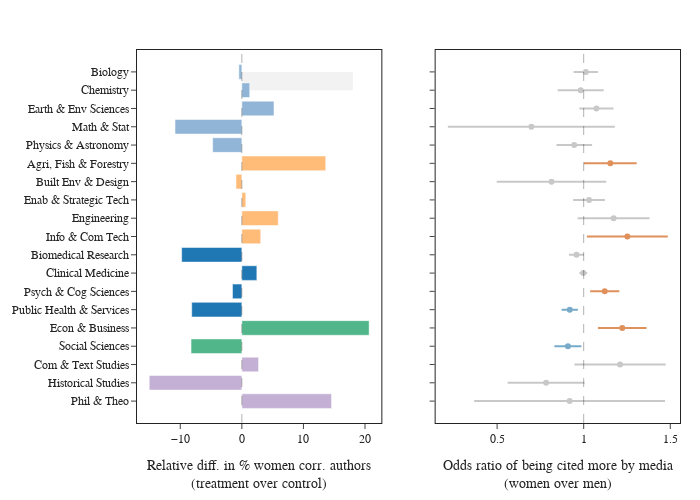

Notebook source saved alongside this figure:
### Code cell
# Create a bar chart
fig = make_subplots(rows=1, cols=2, shared_yaxes=True, horizontal_spacing=0.1)

for i, domain in enumerate(domains):
    t = df1.query("domain == @domain")
    fig.add_trace(
        go.Bar(
            x=t["value"],
            y=t["subdomain"],
            orientation="h",
            marker_color=domain_colors[domain],
            showlegend=False,
        ),
        row=1,
        col=1,
    )

fig.update_xaxes(
    title="Relative diff. in % women corr. authors<br>(treatment over control)", mirror=True, row=1, col=1
)
fig.update_yaxes(autorange="reversed", mirror=True, row=1, col=1)

# add reference line at 0
fig.add_vline(x=0, line_width=1, line_dash="dash", line_color="black", row=1, col=1)

# add gray shading for negative values
fig.add_shape(
    type="rect",
    xref="x",
    yref="paper",
    x0=0,
    y0=0,
    x1=df["value"].min() - 2,
    y1=1,
    fillcolor="gray",
    opacity=0.1,
    layer="below",
    line_width=0,
    row=1,
    col=1,
)

# Create a forest chart
indicators = [-1, 0, 1]

for i, subdomain in enumerate(subdomains):
    for j, indicator in enumerate(indicators):
        t = df2.query("subdomain == @subdomain and indicator == @indicator")

        fig.add_trace(
            go.Scatter(
                x=t["odds_ratio"],
                y=t["subdomain"],
                error_x=dict(
                    type="data",
                    array=t["ci_error"],
                    visible=True,
                    color=indicator_colors[indicator],
                    width=0,
                ),
                orientation="h",
                marker_color=indicator_colors[indicator],
                showlegend=False,
            ),
            row=1,
            col=2,
        )

# Customize layout
fig.update_layout(
    template="simple_white",
    font=dict(size=12, family="Arial"),
    height=500,
    width=700,
    margin=dict(l=100, r=20, t=50, b=20),
)

fig.update_xaxes(title="Odds ratio of being cited in media<br>(women over men)", mirror=True, row=1, col=2)
fig.update_yaxes(autorange="reversed", mirror=True, row=1, col=2)


# add reference line at 50%
fig.add_vline(x=1, line_width=1, line_dash="dash", line_color="black", row=1, col=2)

# Show the plot
fig.show()
fig.write_image("figures/bar_chart_compare_reg.svg")

### Figure 1 — Plotly figure (JSON) as saved in the notebook; plotly's stock layout.template omitted (floating-point values rounded to 4 significant figures)
{"data": [{"marker": {"color": "rgb(145,181,214)"}, "orientation": "h", "showlegend": false, "type": "bar", "x": [-0.483, 1.278, 5.219, -10.85, -4.74], "xaxis": "x", "y": ["Biology", "Chemistry", "Earth & Env Sciences", "Math & Stat", "Physics & Astronomy"], "yaxis": "y"}, {"marker": {"color": "rgb(255,187,120)"}, "orientation": "h", "showlegend": false, "type": "bar", "x": [13.62, -0.954, 0.635, 5.91, 3.06], "xaxis": "x", "y": ["Agri, Fish & Forestry", "Built Env & Design", "Enab & Strategic Tech", "Engineering", "Info & Com Tech"], "yaxis": "y"}, {"marker": {"color": "rgb(31,119,180)"}, "orientation": "h", "showlegend": false, "type": "bar", "x": [-9.773, 2.435, -1.52, -8.142], "xaxis": "x", "y": ["Biomedical Research", "Clinical Medicine", "Psych & Cog Sciences", "Public Health & Services"], "yaxis": "y"}, {"marker": {"color": "rgb(81,182,137)"}, "orientation": "h", "showlegend": false, "type": "bar", "x": [20.67, -8.25], "xaxis": "x", "y": ["Econ & Business", "Social Sciences"], "yaxis": "y"}, {"marker": {"color": "rgb(197,176,213)"}, "orientation": "h", "showlegend": false, "type": "bar", "x": [2.713, -15.04, 14.57], "xaxis": "x", "y": ["Com & Text Studies", "Historical Studies", "Phil & Theo"], "yaxis": "y"}, {"error_x": {"array": [], "color": "rgb(120,171,201)", "type": "data", "visible": true, "width": 0}, "marker": {"color": "rgb(120,171,201)"}, "orientation": "h", "showlegend": false, "type": "scatter", "x": [], "xaxis": "x2", "y": [], "yaxis": "y2"}, {"error_x": {"array": [0.07056], "color": "rgb(200,200,200)", "type": "data", "visible": true, "width": 0}, "marker": {"color": "rgb(200,200,200)"}, "orientation": "h", "showlegend": false, "type": "scatter", "x": [1.012], "xaxis": "x2", "y": ["Biology"], "yaxis": "y2"}, {"error_x": {"array": [], "color": "rgb(224,144,91)", "type": "data", "visible": true, "width": 0}, "marker": {"color": "rgb(224,144,91)"}, "orientation": "h", "showlegend": false, "type": "scatter", "x": [], "xaxis": "x2", "y": [], "yaxis": "y2"}, {"error_x": {"array": [], "color": "rgb(120,171,201)", "type": "data", "visible": true, "width": 0}, "marker": {"color": "rgb(120,171,201)"}, "orientation": "h", "showlegend": false, "type": "scatter", "x": [], "xaxis": "x2", "y": [], "yaxis": "y2"}, {"error_x": {"array": [0.1327], "color": "rgb(200,200,200)", "type": "data", "visible": true, "width": 0}, "marker": {"color": "rgb(200,200,200)"}, "orientation": "h", "showlegend": false, "type": "scatter", "x": [0.9826], "xaxis": "x2", "y": ["Chemistry"], "yaxis": "y2"}, {"error_x": {"array": [], "color": "rgb(224,144,91)", "type": "data", "visible": true, "width": 0}, "marker": {"color": "rgb(224,144,91)"}, "orientation": "h", "showlegend": false, "type": "scatter", "x": [], "xaxis": "x2", "y": [], "yaxis": "y2"}, {"error_x": {"array": [], "color": "rgb(120,171,201)", "type": "data", "visible": true, "width": 0}, "marker": {"color": "rgb(120,171,201)"}, "orientation": "h", "showlegend": false, "type": "scatter", "x": [], "xaxis": "x2", "y": [], "yaxis": "y2"}, {"error_x": {"array": [0.09853], "color": "rgb(200,200,200)", "type": "data", "visible": true, "width": 0}, "marker": {"color": "rgb(200,200,200)"}, "orientation": "h", "showlegend": false, "type": "scatter", "x": [1.074], "xaxis": "x2", "y": ["Earth & Env Sciences"], "yaxis": "y2"}, {"error_x": {"array": [], "color": "rgb(224,144,91)", "type": "data", "visible": true, "width": 0}, "marker": {"color": "rgb(224,144,91)"}, "orientation": "h", "showlegend": false, "type": "scatter", "x": [], "xaxis": "x2", "y": [], "yaxis": "y2"}, {"error_x": {"array": [], "color": "rgb(120,171,201)", "type": "data", "visible": true, "width": 0}, "marker": {"color": "rgb(120,171,201)"}, "orientation": "h", "showlegend": false, "type": "scatter", "x": [], "xaxis": "x2", "y": [], "yaxis": "y2"}, {"error_x": {"array": [0.482], "color": "rgb(200,200,200)", "type": "data", "visible": true, "width": 0}, "marker": {"color": "rgb(200,200,200)"}, "orientation": "h", "showlegend": false, "type": "scatter", "x": [0.6977], "xaxis": "x2", "y": ["Math & Stat"], "yaxis": "y2"}, {"error_x": {"array": [], "color": "rgb(224,144,91)", "type": "data", "visible": true, "width": 0}, "marker": {"color": "rgb(224,144,91)"}, "orientation": "h", "showlegend": false, "type": "scatter", "x": [], "xaxis": "x2", "y": [], "yaxis": "y2"}, {"error_x": {"array": [], "color": "rgb(120,171,201)", "type": "data", "visible": true, "width": 0}, "marker": {"color": "rgb(120,171,201)"}, "orientation": "h", "showlegend": false, "type": "scatter", "x": [], "xaxis": "x2", "y": [], "yaxis": "y2"}, {"error_x": {"array": [0.1029], "color": "rgb(200,200,200)", "type": "data", "visible": true, "width": 0}, "marker": {"color": "rgb(200,200,200)"}, "orientation": "h", "showlegend": false, "type": "scatter", "x": [0.9455], "xaxis": "x2", "y": ["Physics & Astronomy"], "yaxis": "y2"}, {"error_x": {"array": [], "color": "rgb(224,144,91)", "type": "data", "visible": true, "width": 0}, "marker": {"color": "rgb(224,144,91)"}, "orientation": "h", "showlegend": false, "type": "scatter", "x": [], "xaxis": "x2", "y": [], "yaxis": "y2"}, {"error_x": {"array": [], "color": "rgb(120,171,201)", "type": "data", "visible": true, "width": 0}, "marker": {"color": "rgb(120,171,201)"}, "orientation": "h", "showlegend": false, "type": "scatter", "x": [], "xaxis": "x2", "y": [], "yaxis": "y2"}, {"error_x": {"array": [], "color": "rgb(200,200,200)", "type": "data", "visible": true, "width": 0}, "marker": {"color": "rgb(200,200,200)"}, "orientation": "h", "showlegend": false, "type": "scatter", "x": [], "xaxis": "x2", "y": [], "yaxis": "y2"}, {"error_x": {"array": [0.1521], "color": "rgb(224,144,91)", "type": "data", "visible": true, "width": 0}, "marker": {"color": "rgb(224,144,91)"}, "orientation": "h", "showlegend": false, "type": "scatter", "x": [1.154], "xaxis": "x2", "y": ["Agri, Fish & Forestry"], "yaxis": "y2"}, {"error_x": {"array": [], "color": "rgb(120,171,201)", "type": "data", "visible": true, "width": 0}, "marker": {"color": "rgb(120,171,201)"}, "orientation": "h", "showlegend": false, "type": "scatter", "x": [], "xaxis": "x2", "y": [], "yaxis": "y2"}, {"error_x": {"array": [0.3162], "color": "rgb(200,200,200)", "type": "data", "visible": true, "width": 0}, "marker": {"color": "rgb(200,200,200)"}, "orientation": "h", "showlegend": false, "type": "scatter", "x": [0.814], "xaxis": "x2", "y": ["Built Env & Design"], "yaxis": "y2"}, {"error_x": {"array": [], "color": "rgb(224,144,91)", "type": "data", "visible": true, "width": 0}, "marker": {"color": "rgb(224,144,91)"}, "orientation": "h", "showlegend": false, "type": "scatter", "x": [], "xaxis": "x2", "y": [], "yaxis": "y2"}, {"error_x": {"array": [], "color": "rgb(120,171,201)", "type": "data", "visible": true, "width": 0}, "marker": {"color": "rgb(120,171,201)"}, "orientation": "h", "showlegend": false, "type": "scatter", "x": [], "xaxis": "x2", "y": [], "yaxis": "y2"}, {"error_x": {"array": [0.09181], "color": "rgb(200,200,200)", "type": "data", "visible": true, "width": 0}, "marker": {"color": "rgb(200,200,200)"}, "orientation": "h", "showlegend": false, "type": "scatter", "x": [1.031], "xaxis": "x2", "y": ["Enab & Strategic Tech"], "yaxis": "y2"}, {"error_x": {"array": [], "color": "rgb(224,144,91)", "type": "data", "visible": true, "width": 0}, "marker": {"color": "rgb(224,144,91)"}, "orientation": "h", "showlegend": false, "type": "scatter", "x": [], "xaxis": "x2", "y": [], "yaxis": "y2"}, {"error_x": {"array": [], "color": "rgb(120,171,201)", "type": "data", "visible": true, "width": 0}, "marker": {"color": "rgb(120,171,201)"}, "orientation": "h", "showlegend": false, "type": "scatter", "x": [], "xaxis": "x2", "y": [], "yaxis": "y2"}, {"error_x": {"array": [0.2077], "color": "rgb(200,200,200)", "type": "data", "visible": true, "width": 0}, "marker": {"color": "rgb(200,200,200)"}, "orientation": "h", "showlegend": false, "type": "scatter", "x": [1.173], "xaxis": "x2", "y": ["Engineering"], "yaxis": "y2"}, {"error_x": {"array": [], "color": "rgb(224,144,91)", "type": "data", "visible": true, "width": 0}, "marker": {"color": "rgb(224,144,91)"}, "orientation": "h", "showlegend": false, "type": "scatter", "x": [], "xaxis": "x2", "y": [], "yaxis": "y2"}, {"error_x": {"array": [], "color": "rgb(120,171,201)", "type": "data", "visible": true, "width": 0}, "marker": {"color": "rgb(120,171,201)"}, "orientation": "h", "showlegend": false, "type": "scatter", "x": [], "xaxis": "x2", "y": [], "yaxis": "y2"}, {"error_x": {"array": [], "color": "rgb(200,200,200)", "type": "data", "visible": true, "width": 0}, "marker": {"color": "rgb(200,200,200)"}, "orientation": "h", "showlegend": false, "type": "scatter", "x": [], "xaxis": "x2", "y": [], "yaxis": "y2"}, {"error_x": {"array": [0.2335], "color": "rgb(224,144,91)", "type": "data", "visible": true, "width": 0}, "marker": {"color": "rgb(224,144,91)"}, "orientation": "h", "showlegend": false, "type": "scatter", "x": [1.252], "xaxis": "x2", "y": ["Info & Com Tech"], "yaxis": "y2"}, {"error_x": {"array": [], "color": "rgb(120,171,201)", "type": "data", "visible": true, "width": 0}, "marker": {"color": "rgb(120,171,201)"}, "orientation": "h", "showlegend": false, "type": "scatter", "x": [], "xaxis": "x2", "y": [], "yaxis": "y2"}, {"error_x": {"array": [0.04343], "color": "rgb(200,200,200)", "type": "data", "visible": true, "width": 0}, "marker": {"color": "rgb(200,200,200)"}, "orientation": "h", "showlegend": false, "type": "scatter", "x": [0.9584], "xaxis": "x2", "y": ["Biomedical Research"], "yaxis": "y2"}, {"error_x": {"array": [], "color": "rgb(224,144,91)", "type": "data", "visible": true, "width": 0}, "marker": {"color": "rgb(224,144,91)"}, "orientation": "h", "showlegend": false, "type": "scatter", "x": [], "xaxis": "x2", "y": [], "yaxis": "y2"}, {"error_x": {"array": [], "color": "rgb(120,171,201)", "type": "data", "visible": true, "width": 0}, "marker": {"color": "rgb(120,171,201)"}, "orientation": "h", "showlegend": false, "type": "scatter", "x": [], "xaxis": "x2", "y": [], "yaxis": "y2"}, {"error_x": {"array": [0.02238], "color": "rgb(200,200,200)", "type": "data", "visible": true, "width": 0}, "marker": {"color": "rgb(200,200,200)"}, "orientation": "h", "showlegend": false, "type": "scatter", "x": [0.9976], "xaxis": "x2", "y": ["Clinical Medicine"], "yaxis": "y2"}, {"error_x": {"array": [], "color": "rgb(224,144,91)", "type": "data", "visible": true, "width": 0}, "marker": {"color": "rgb(224,144,91)"}, "orientation": "h", "showlegend": false, "type": "scatter", "x": [], "xaxis": "x2", "y": [], "yaxis": "y2"}, {"error_x": {"array": [], "color": "rgb(120,171,201)", "type": "data", "visible": true, "width": 0}, "marker": {"color": "rgb(120,171,201)"}, "orientation": "h", "showlegend": false, "type": "scatter", "x": [], "xaxis": "x2", "y": [], "yaxis": "y2"}, {"error_x": {"array": [], "color": "rgb(200,200,200)", "type": "data", "visible": true, "width": 0}, "marker": {"color": "rgb(200,200,200)"}, "orientation": "h", "showlegend": false, "type": "scatter", "x": [], "xaxis": "x2", "y": [], "yaxis": "y2"}, {"error_x": {"array": [0.08432], "color": "rgb(224,144,91)", "type": "data", "visible": true, "width": 0}, "marker": {"color": "rgb(224,144,91)"}, "orientation": "h", "showlegend": false, "type": "scatter", "x": [1.121], "xaxis": "x2", "y": ["Psych & Cog Sciences"], "yaxis": "y2"}, {"error_x": {"array": [0.04716], "color": "rgb(120,171,201)", "type": "data", "visible": true, "width": 0}, "marker": {"color": "rgb(120,171,201)"}, "orientation": "h", "showlegend": false, "type": "scatter", "x": [0.9195], "xaxis": "x2", "y": ["Public Health & Services"], "yaxis": "y2"}, {"error_x": {"array": [], "color": "rgb(200,200,200)", "type": "data", "visible": true, "width": 0}, "marker": {"color": "rgb(200,200,200)"}, "orientation": "h", "showlegend": false, "type": "scatter", "x": [], "xaxis": "x2", "y": [], "yaxis": "y2"}, {"error_x": {"array": [], "color": "rgb(224,144,91)", "type": "data", "visible": true, "width": 0}, "marker": {"color": "rgb(224,144,91)"}, "orientation": "h", "showlegend": false, "type": "scatter", "x": [], "xaxis": "x2", "y": [], "yaxis": "y2"}, {"error_x": {"array": [], "color": "rgb(120,171,201)", "type": "data", "visible": true, "width": 0}, "marker": {"color": "rgb(120,171,201)"}, "orientation": "h", "showlegend": false, "type": "scatter", "x": [], "xaxis": "x2", "y": [], "yaxis": "y2"}, {"error_x": {"array": [], "color": "rgb(200,200,200)", "type": "data", "visible": true, "width": 0}, "marker": {"color": "rgb(200,200,200)"}, "orientation": "h", "showlegend": false, "type": "scatter", "x": [], "xaxis": "x2", "y": [], "yaxis": "y2"}, {"error_x": {"array": [0.1403], "color": "rgb(224,144,91)", "type": "data", "visible": true, "width": 0}, "marker": {"color": "rgb(224,144,91)"}, "orientation": "h", "showlegend": false, "type": "scatter", "x": [1.222], "xaxis": "x2", "y": ["Econ & Business"], "yaxis": "y2"}, {"error_x": {"array": [0.07799], "color": "rgb(120,171,201)", "type": "data", "visible": true, "width": 0}, "marker": {"color": "rgb(120,171,201)"}, "orientation": "h", "showlegend": false, "type": "scatter", "x": [0.9088], "xaxis": "x2", "y": ["Social Sciences"], "yaxis": "y2"}, {"error_x": {"array": [], "color": "rgb(200,200,200)", "type": "data", "visible": true, "width": 0}, "marker": {"color": "rgb(200,200,200)"}, "orientation": "h", "showlegend": false, "type": "scatter", "x": [], "xaxis": "x2", "y": [], "yaxis": "y2"}, {"error_x": {"array": [], "color": "rgb(224,144,91)", "type": "data", "visible": true, "width": 0}, "marker": {"color": "rgb(224,144,91)"}, "orientation": "h", "showlegend": false, "type": "scatter", "x": [], "xaxis": "x2", "y": [], "yaxis": "y2"}, {"error_x": {"array": [], "color": "rgb(120,171,201)", "type": "data", "visible": true, "width": 0}, "marker": {"color": "rgb(120,171,201)"}, "orientation": "h", "showlegend": false, "type": "scatter", "x": [], "xaxis": "x2", "y": [], "yaxis": "y2"}, {"error_x": {"array": [0.2635], "color": "rgb(200,200,200)", "type": "data", "visible": true, "width": 0}, "marker": {"color": "rgb(200,200,200)"}, "orientation": "h", "showlegend": false, "type": "scatter", "x": [1.21], "xaxis": "x2", "y": ["Com & Text Studies"], "yaxis": "y2"}, {"error_x": {"array": [], "color": "rgb(224,144,91)", "type": "data", "visible": true, "width": 0}, "marker": {"color": "rgb(224,144,91)"}, "orientation": "h", "showlegend": false, "type": "scatter", "x": [], "xaxis": "x2", "y": [], "yaxis": "y2"}, {"error_x": {"array": [], "color": "rgb(120,171,201)", "type": "data", "visible": true, "width": 0}, "marker": {"color": "rgb(120,171,201)"}, "orientation": "h", "showlegend": false, "type": "scatter", "x": [], "xaxis": "x2", "y": [], "yaxis": "y2"}, {"error_x": {"array": [0.2222], "color": "rgb(200,200,200)", "type": "data", "visible": true, "width": 0}, "marker": {"color": "rgb(200,200,200)"}, "orientation": "h", "showlegend": false, "type": "scatter", "x": [0.7828], "xaxis": "x2", "y": ["Historical Studies"], "yaxis": "y2"}, {"error_x": {"array": [], "color": "rgb(224,144,91)", "type": "data", "visible": true, "width": 0}, "marker": {"color": "rgb(224,144,91)"}, "orientation": "h", "showlegend": false, "type": "scatter", "x": [], "xaxis": "x2", "y": [], "yaxis": "y2"}, {"error_x": {"array": [], "color": "rgb(120,171,201)", "type": "data", "visible": true, "width": 0}, "marker": {"color": "rgb(120,171,201)"}, "orientation": "h", "showlegend": false, "type": "scatter", "x": [], "xaxis": "x2", "y": [], "yaxis": "y2"}, {"error_x": {"array": [0.551], "color": "rgb(200,200,200)", "type": "data", "visible": true, "width": 0}, "marker": {"color": "rgb(200,200,200)"}, "orientation": "h", "showlegend": false, "type": "scatter", "x": [0.9186], "xaxis": "x2", "y": ["Phil & Theo"], "yaxis": "y2"}, {"error_x": {"array": [], "color": "rgb(224,144,91)", "type": "data", "visible": true, "width": 0}, "marker": {"color": "rgb(224,144,91)"}, "orientation": "h", "showlegend": false, "type": "scatter", "x": [], "xaxis": "x2", "y": [], "yaxis": "y2"}], "layout": {"font": {"family": "Arial", "size": 12}, "height": 500, "margin": {"b": 20, "l": 100, "r": 20, "t": 50}, "shapes": [{"line": {"color": "black", "dash": "dash", "width": 1}, "type": "line", "x0": 0, "x1": 0, "xref": "x", "y0": 0, "y1": 1, "yref": "y domain"}, {"fillcolor": "gray", "layer": "below", "line": {"width": 0}, "opacity": 0.1, "type": "rect", "x0": 0, "x1": 18.03, "xref": "x", "y0": 0, "y1": 1, "yref": "y"}, {"line": {"color": "black", "dash": "dash", "width": 1}, "type": "line", "x0": 1, "x1": 1, "xref": "x2", "y0": 0, "y1": 1, "yref": "y2 domain"}], "width": 700, "xaxis": {"anchor": "y", "domain": [0, 0.45], "mirror": true, "title": {"text": "Relative diff. in % women corr. authors<br>(treatment over control)"}}, "xaxis2": {"anchor": "y2", "domain": [0.55, 1], "mirror": true, "title": {"text": "Odds ratio of being cited more by media<br>(women over men)"}}, "yaxis": {"anchor": "x", "autorange": "reversed", "domain": [0, 1], "mirror": true}, "yaxis2": {"anchor": "x2", "autorange": "reversed", "domain": [0, 1], "matches": "y", "mirror": true, "showticklabels": false}}}
